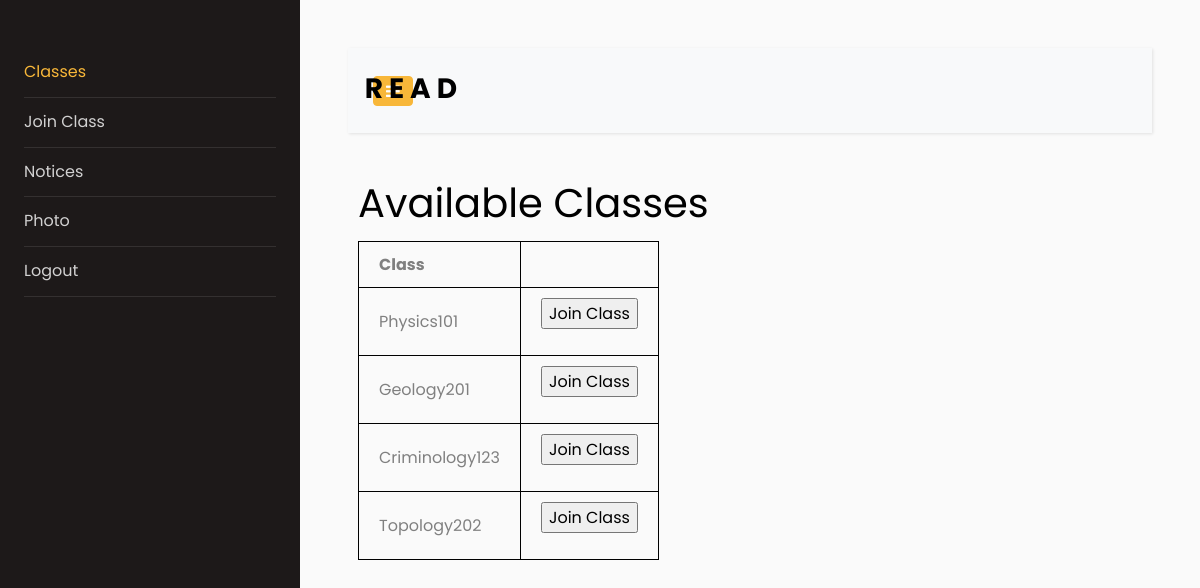
Page /read/student/classes/join/ (signed in) on the committed database.
### read/models.py (models this page shows, shortened)
class Classroom(models.Model):
    name = models.SlugField(max_length = 100, blank=False)
    start_date = models.DateField(blank=False)
    end_date = models.DateField(blank=False)
    teacher = models.ForeignKey(Teacher, on_delete=models.CASCADE, blank=False)

### read/views.py (the view, shortened to what this page needs)
# urls.py: path('student/classes/join/', views.student_join_class_view, name='student_join_class_view'),
@login_required
@user_passes_test(user_is_student)
@user_passes_test(user_not_admin, login_url='/read/admin_redirected')
def student_join_class_view(request):
    student = Student(user = request.user)
    try:
        joined_classes_pks = Enrolled_in.objects.filter(student=student, status=True).values_list('classroom', flat=True)
        joined_classes = Classroom.objects.filter(pk__in=joined_classes_pks)
    except:
        joined_classes = None
    try:
        if(joined_classes is None):
            not_joined_classes = Classroom.objects.all()
        else:
            not_joined_classes = Classroom.objects.exclude(pk__in=joined_classes)
        class_join_status = [0 for x in range(len(not_joined_classes))]
        for idx, _class in enumerate(not_joined_classes):
            try:
                status = Enrolled_in.objects.get(student=student, classroom=_class).status
                try:
                    assert status is False
                except:
                    raise Exception('Status should be false')
                status = 'Pending Approval'
            except:
                status = None
                status = 'Not joined'
            class_join_status[idx] = status
    except:
        not_joined_classes = None
        class_join_status = None
    return render(request, 'read/student/student_join_class.html', {'not_joined_classes' : not_joined_classes, 'class_join_status' : class_join_status})

### read/templatetags/my_index_filter.py (called while the page is built)
@register.filter(name='index')
def index(value, idx):
    return value[idx]

### read/views.py (called while the page is built)
def user_is_student(user):
    return user.is_student

def user_not_admin(user):
    return not user.is_superuser

### read/templates/read/student/student_join_class.html (shortened to what this page needs)
{% extends "./student_base.html" %}
{% block content %}
{% load my_index_filter %}
    <h1>Available Classes</h1>
    <table>
        <th>Class</th>
        {% for class in not_joined_classes %}
        <tr>
            <td>{{ class.name }}</td>
            {% if class_join_status|index:forloop.counter0 == 'Pending Approval' %}
            <td>
                Pending Approval
            </td>
            {% else %}
            <td>
                <form action="{% url 'student_join_class_view' %}" method="post">
                    <input type="submit" name="action" value="Join Class">
                </form>
            </td>
            {% endif %}
        </tr>
        {% empty %}
        <tr>
            <td>No available classes</td>
        </tr>
        {% endfor %}
    </table>
{% endblock %}

### read/static/read/student_base.css (style rules this page uses)
body { font-family: "Lato", sans-serif; }
table { border-collapse: collapse; border: 1px solid black; }
td, th { border: 1px solid black; padding: 10px 20px; }

### rows in the picture
Classroom: name "Physics101"
Classroom: name "Geology201"
Classroom: name "Criminology123"
Classroom: name "Topology202"
